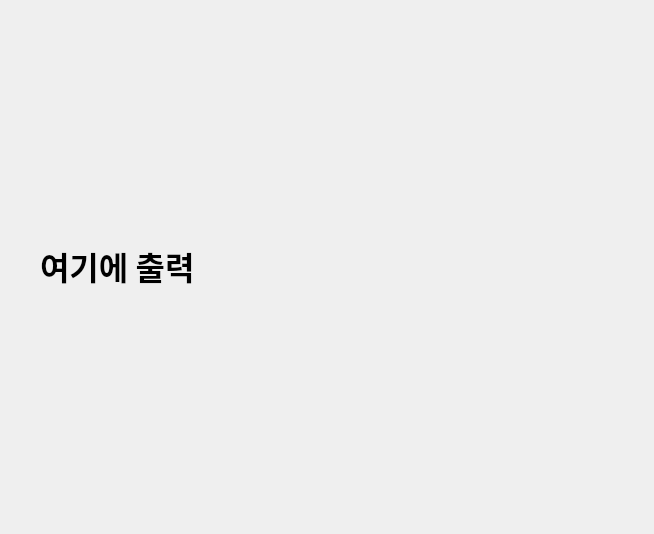
<?xml version="1.0" encoding="UTF-8"?>
<ui version="4.0">
 <class>Dialog</class>
 <widget class="QDialog" name="Dialog">
  <property name="geometry">
   <rect>
    <x>0</x>
    <y>0</y>
    <width>654</width>
    <height>534</height>
   </rect>
  </property>
  <property name="windowTitle">
   <string>Dialog</string>
  </property>
  <widget class="QLabel" name="label">
   <property name="geometry">
    <rect>
     <x>40</x>
     <y>110</y>
     <width>571</width>
     <height>311</height>
    </rect>
   </property>
   <property name="font">
    <font>
     <family>맑은 고딕</family>
     <pointsize>24</pointsize>
     <weight>75</weight>
     <bold>true</bold>
    </font>
   </property>
   <property name="text">
    <string>여기에 출력</string>
   </property>
  </widget>
 </widget>
 <resources/>
 <connections/>
</ui>
